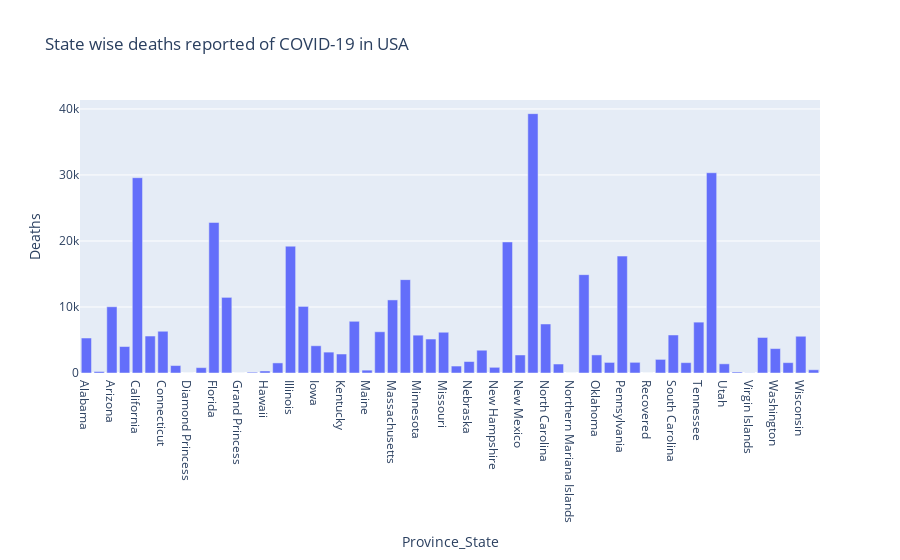

The cell this chart's notebook holds for it:
### Code cell
state_deaths_fig = px.bar(state_summary, x='Province_State', y='Deaths', title='State wise deaths reported of COVID-19 in USA')
state_deaths_fig.show()

### Figure 1 — Plotly figure (JSON) as saved in the notebook; plotly's stock layout.template omitted (floating-point values rounded to 4 significant figures)
{"data": [{"alignmentgroup": "True", "hovertemplate": "Province_State=%{x}<br>Deaths=%{y}<extra></extra>", "legendgroup": "", "marker": {"color": "#636efa", "pattern": {"shape": ""}}, "name": "", "offsetgroup": "", "orientation": "v", "showlegend": false, "textposition": "auto", "type": "bar", "x": ["Alabama", "Alaska", "Arizona", "Arkansas", "California", "Colorado", "Connecticut", "Delaware", "Diamond Princess", "District of Columbia", "Florida", "Georgia", "Grand Princess", "Guam", "Hawaii", "Idaho", "Illinois", "Indiana", "Iowa", "Kansas", "Kentucky", "Louisiana", "Maine", "Maryland", "Massachusetts", "Michigan", "Minnesota", "Mississippi", "Missouri", "Montana", "Nebraska", "Nevada", "New Hampshire", "New Jersey", "New Mexico", "New York", "North Carolina", "North Dakota", "Northern Mariana Islands", "Ohio", "Oklahoma", "Oregon", "Pennsylvania", "Puerto Rico", "Recovered", "Rhode Island", "South Carolina", "South Dakota", "Tennessee", "Texas", "Utah", "Vermont", "Virgin Islands", "Virginia", "Washington", "West Virginia", "Wisconsin", "Wyoming"], "xaxis": "x", "y": [5299, 224, 10036, 4010, 29587, 5600, 6324, 1128, 0, 813, 22804, 11457, 3, 124, 308, 1528, 19210, 10089, 4127, 3164, 2876, 7833, 432, 6246, 11071, 14145, 5731, 5146, 6173, 1054, 1737, 3450, 862, 19854, 2732, 39288, 7425, 1360, 2, 14899, 2738, 1603, 17710, 1616, 0, 2062, 5758, 1570, 7704, 30336, 1390, 156, 24, 5381, 3698, 1570, 5567, 489], "yaxis": "y"}], "layout": {"barmode": "relative", "legend": {"tracegroupgap": 0}, "title": {"text": "State wise deaths reported of COVID-19 in USA"}, "xaxis": {"anchor": "y", "domain": [0, 1], "title": {"text": "Province_State"}}, "yaxis": {"anchor": "x", "domain": [0, 1], "title": {"text": "Deaths"}}}}
